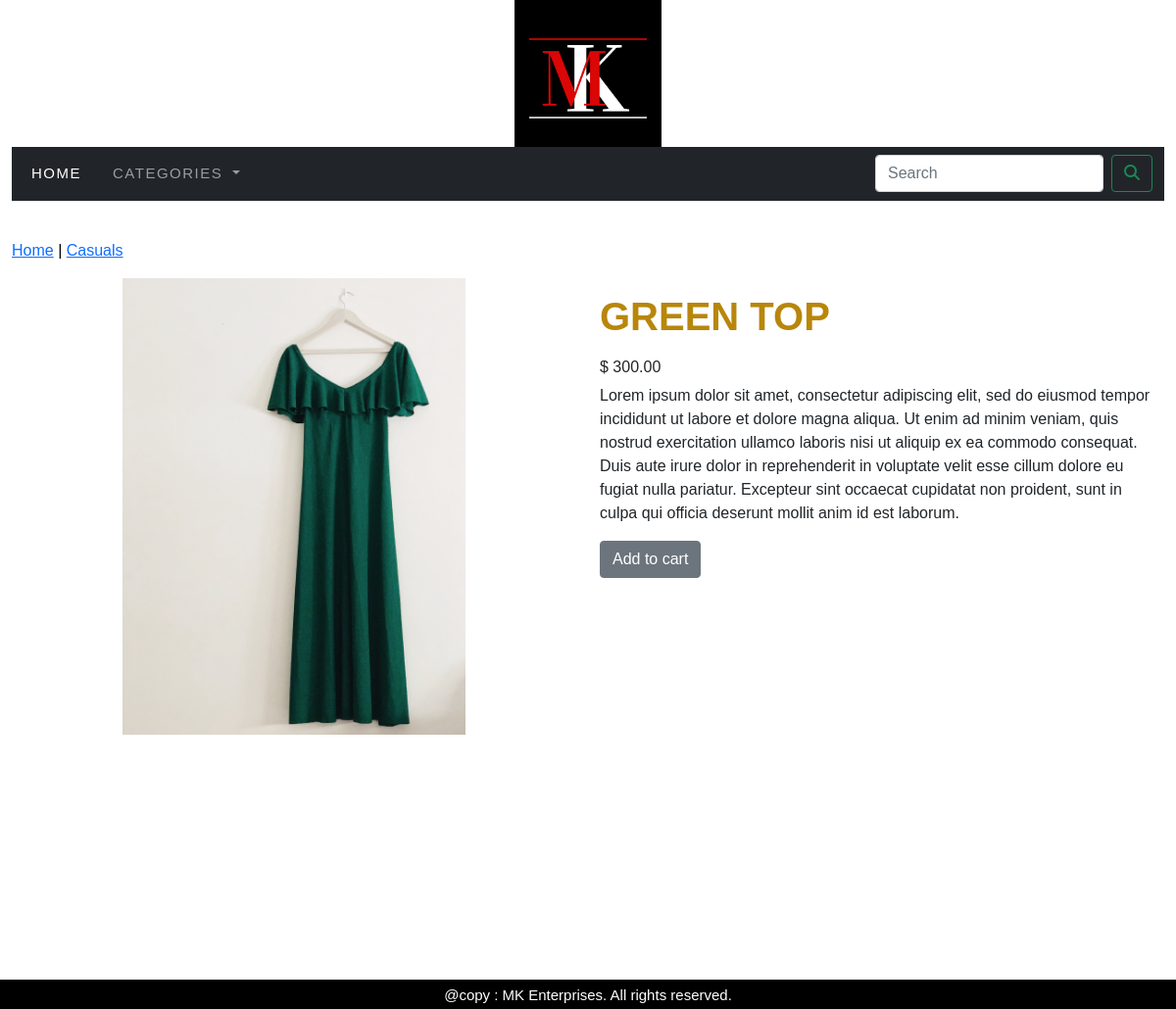
Page /shop/casuals/green-top/ on the committed database.
### shop/models.py (models this page shows, shortened)
class Product(models.Model):
    name = models.CharField(max_length=250, unique=True)
    slug = models.SlugField(max_length=250, unique=True)
    description = models.TextField(blank=True)
    price = models.DecimalField(max_digits=10, decimal_places=2)
    category = models.ForeignKey(Category, on_delete=models.CASCADE)
    image = models.ImageField(upload_to='product', blank=True)
    stock = models.IntegerField()
    available = models.BooleanField(default=True)
    created = models.DateTimeField(auto_now_add=True)
    updated = models.DateTimeField(auto_now = True)
    class Meta:
        ordering = ('name',)
        verbose_name = 'product'
        verbose_name_plural = 'products'

class Category(models.Model):
    name = models.CharField(max_length=250, unique=True)
    slug = models.SlugField(max_length=250, unique=True)
    description = models.TextField(blank=True)
    image = models.ImageField(upload_to='category', blank=True)
    class Meta:
        ordering = ('name',)
        verbose_name = 'category'
        verbose_name_plural = 'categories'
    def get_url(self):
        return reverse('shop:products_by_category', args=(self.slug,))
    def __str__(self):
        return '{}'.format(self.name)

### shop/views.py (the view)
# urls.py: path('<slug:c_slug>/<slug:product_slug>/', views.product_details, name='product_detail')
def product_details(request, c_slug, product_slug):
    try:
        product = Product.objects.get(category__slug=c_slug, slug=product_slug)
    except Exception as e:
        raise e
    return render(request, 'product.html', {'product':product})

### cart/context_processors.py (called while the page is built)
def counter(request):
    item_count = 0
    if 'admin' in request.path:
        return {}
    else:
        try:
            cart = Cart.objects.filter(cart_id=_cart_id(request))
            cart_items = CartItem.objects.all().filter(cart=cart[:1])
            for cart_item in cart_items:
                item_count += cart_item.quantity
        except Cart.DoesNotExist:
            item_count = 0
    return dict(item_count=item_count)

### cart/views.py (called while the page is built)
def _cart_id(request):
    cart = request.session.session_key
    if not cart:
        cart = request.session.create()
    return cart

### shop/context_processors.py (called while the page is built)
def menu_links(request):
    links = Category.objects.all()
    return dict(links=links)

### templates/product.html (shortened to what this page needs)
{% extends 'base.html' %}
{% block content %}
<div class="row my_product_row">
  <div class="mx-auto">
    <p> <a href="{% url 'shop:allProdCat' %}">Home</a> | <a href="{{product.category.get_url}}">{{product.category}}</a>  </p>
  </div>
  <div class="container">
  <div class="row">
    <div class="col-sm-12 col-md-12 col-lg-6 text-center">
      <div style="min-width:18rem">
      <img src="{{product.image.url}}" alt="{{product.name}}" width="350px">
      </div>
    </div>
    <div class="col-sm-12 col-md-12 col-lg-6">
      <h1 class="my_product_title"><b>{{product.name}}</b></h1>
      <h6>$ {{product.price}}</h6>
      <p class="text-justify my_prod_description">{{product.description}}</p>
    {% if product.stock <= 0 %}
      <p><b>Out of stock</b></p>
    {% else %}
      <p><a class="btn btn-secondary" href="{% url 'cart:add_cart' product.id %}" >Add to cart</a> </p>
    {% endif %}
    </div>
  </div>
  </div>
  </div>
{% endblock %}

### static/css/custom.css (style rules this page uses)
body { font-family: 'Raleway', sans-serif; margin-bottom:30px; min-height:1000px; }
.my_product_row { padding-top:15px; padding-bottom:20px; }
.my_product_row .mx-auto { color:black; font-size:16px; }
.my_product_title { font-size:40px; color:DarkGoldenRod; text-transform:uppercase; padding-top:15px; padding-bottom:10px; }
.my_prod_description { padding-right:10px; }

### rows in the picture
Product: category "Casuals", image (picture), name "GREEN TOP", price "300.00", description "Lorem ipsum dolor sit amet, consectetur adipiscing elit, sed do eiusmod tempor incididunt ut labore et dolore magna aliqua. Ut enim ad minim veniam, quis nostrud exercitation ullamco laboris nisi ut aliquip ex ea commodo consequat. Duis aute irure dolor in reprehenderit in voluptate velit esse cillum dolore eu fugiat nulla pariatur. Excepteur sint occaecat cupidatat non proident, sunt in culpa qui officia deserunt mollit anim id est laborum."
